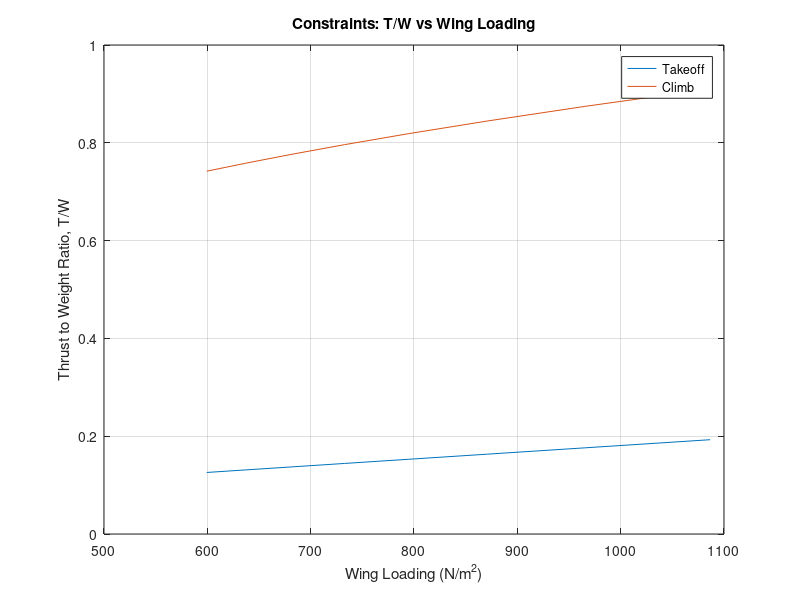

This figure's MATLAB source:
%Created by Kriston Rickman
%Date created 07/06/26
%V1.03
%Energy based constraint analysis
%Note:

%/**\

%/*simple concept of the takeoff constraint. formulas have been double
% checked and have changed base on the developing knowledge on the
% matter.*\

clearvars

%Initial assumptions of aircraft design

Gravity = 9.81;

p_SL = 1.225;
p_cruise = 0.905;

Cruise_velocity = 74.594;

C_Dmin = 0.027; % Assumption from Cirrus sr 20
C_Lmin = 0.3; % Assumption from Cirrus sr 20

Sweep_angle = 3; % Made from assumption

HP_to_watts = 745.7;

%The Design of the aircraft inputs
%NOTE Measuremnt in HP will be convert to Watts

Engine_power_HP = 180:10:250; % Assumption of Eninge need data
Span = 11.8:-0.4:9; % assume based on aircraft type
Wing_area = 15.5:-1.1:7.8; % assume based on aircraft type

Mass_without_wing_skin = 780; % assume based on aircraft type
Wing_mass_per_volume = 2700; % assumption of mass of GA aluminum
Wing_skin_thickness = 0.002; % assumption of mass of GA aluminum

% Engine Characteristics calculations

Engine_power_watts = Engine_power_HP .* HP_to_watts;

%Mass of the aircraft and related Geometry calculations

Fuel_spent_ground_to_TO = 0.11;
Fuel_mass_per_gallon = 2.8; % ARD
mass_loss_on_TO = Fuel_spent_ground_to_TO .* Fuel_mass_per_gallon;

Wing_skin_area_total = 2 .* Wing_area;
Wing_skin_volume = Wing_skin_area_total .* Wing_skin_thickness;
Wing_skin_mass = Wing_skin_volume .* Wing_mass_per_volume;

Mass_aircraft = Mass_without_wing_skin + Wing_skin_mass; % assume based on aircraft type
Mass_TO = Mass_aircraft - mass_loss_on_TO;

Weight_TO = Mass_TO * Gravity;
Wing_loading = Weight_TO ./ Wing_area;
AR_wing = Span.^2 ./ Wing_area;





%Aerodynamic calculations

    %Oswald efficiency calculations - Sweep angle calculation decision
if Sweep_angle == 0
    e = 1.78 .* (1 - 0.045 .* AR_wing.^0.68) - 0.64;
elseif Sweep_angle >= 30
    e = 4.61 .* (1 - 0.045 .* AR_wing.^0.68) .* (cosd(Sweep_angle)).^0.15 - 3.1;
elseif (Sweep_angle > 0) && (Sweep_angle < 30)
    e0 = 1.78 .* (1 - 0.045 .* AR_wing.^0.68) - 0.64;
    e30 = 4.61 .* (1 - 0.045 .* AR_wing.^0.68) .* (cosd(30)).^0.15 - 3.1;
    e = e0 + (Sweep_angle ./ 30) .* (e30 - e0);
else
    error("Sweep angle is out of range")
end
    
    %Full Drag Polar Buildup
K_1 = 1./(pi.*AR_wing.*e);

C_D0 = C_Dmin + K_1.*C_Lmin.^2;

K_2 = -2.*K_1.*C_Lmin;

%Takeoff constraint assumptions, variables and formulas
    %variables
S_G = 502.92; % Ground roll takeoff distance
K_TO = 1.2;
C_Lmax_TO = 1.7; % Assumption including flaps, elevator, and wing
Rolling_friction_coefficient = 0.03;
Propeller_efficiency_TO = 0.75; % assume based on propeller

    %Velocity formulas
Velocity_stall = sqrt((2 .* Weight_TO) ./ (p_SL .* Wing_area .* C_Lmax_TO));

Velocity_TO = K_TO * Velocity_stall;

Velocity_avg_TO = Velocity_TO ./ sqrt(2);

    %constraints sub-formulas
q_avg_TO = 0.5 .* p_SL .* Velocity_avg_TO.^2;

C_L_required_TO = 2 .* Weight_TO ./(p_SL .* Velocity_TO.^2 .* Wing_area);

%/*C_L_ground_TO For a more accurate constraint create a lift coefficient
%that is specific for ground because the ground and takeoff coefficents
% are not the same*\

C_DTO = C_D0 + (K_1.*C_L_required_TO.^2) + K_2.*C_L_required_TO;

Lift_TO = 0.5 .* p_SL .* Velocity_TO.^2 .* Wing_area .* C_L_required_TO;

Lift_avg_TO = 0.5 .* p_SL .* Velocity_avg_TO.^2 .* Wing_area .* C_L_required_TO;

Drag_TO = 0.5 .* C_DTO .* p_SL .* Wing_area .* Velocity_TO.^2;

Drag_avg_TO = 0.5 .* p_SL .* Velocity_avg_TO.^2 .* Wing_area .* C_DTO;

Thrust_TO = (Propeller_efficiency_TO .* Engine_power_watts) ./ Velocity_TO;

Acceleration_TO = Velocity_TO.^2 ./ (2 .* S_G);

Thrust_to_Weight_TO = (Acceleration_TO ./ Gravity) + (q_avg_TO .* C_DTO) ./ Wing_loading + Rolling_friction_coefficient .* (1 - (q_avg_TO .* C_L_required_TO) ./ Wing_loading); % Takeoff Constraint

%Creating scatter plot for takeoff constraint
figure;
plot(Wing_loading, Thrust_to_Weight_TO, '-');

hold on;

%Climb constraint

%Variables


%eqns

B = Mass_TO ./ Mass_aircraft;

Thrust_to_Weight_TO = B/0.5 .* (((K_1 .* B) ./ q_avg_TO) .* (Weight_TO ./ Wing_area) + K_2 + (C_D0 ./ (B ./ q_avg_TO)) .* (1 ./ (Weight_TO ./ Wing_area) + 1 ./ Velocity_TO));

%C_Lcruise = 2 .*Weight_TO./(p_cruise .* Cruise_velocity.^2 .* Wing_area);

%C_Dcruise = C_D0 + (K_1.*C_Lcruise.^2) + K_2.*C_Lcruise;

%Acceleration_horizontal_TO = (Thrust_TO - Drag_TO - Rolling_friction_coefficient .* (Weight_TO - Lift_TO)) ./ Mass_TO; % Horizontal acceleration

plot(Wing_loading, Thrust_to_Weight_TO, '-');
xlabel('Wing Loading (N/m^2)');
ylabel('Thrust to Weight Ratio, T/W');
title('Constraints: T/W vs Wing Loading');
grid on;
legend('Takeoff', 'Climb')

hold off;
